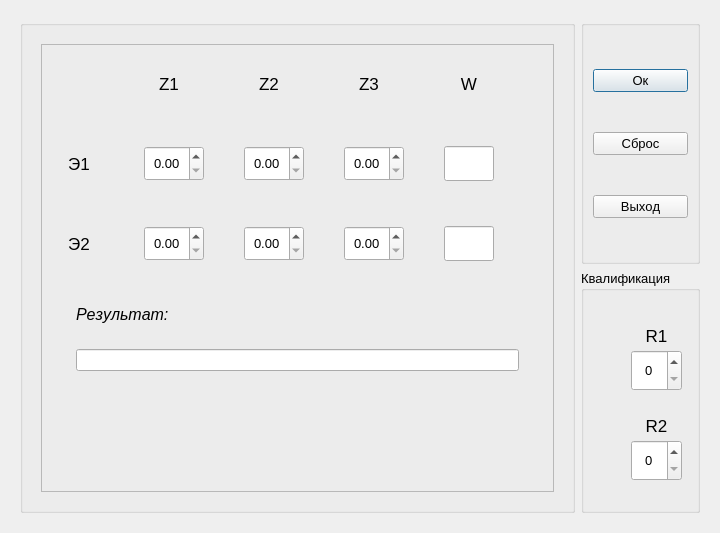
<?xml version="1.0" encoding="UTF-8"?>
<ui version="4.0">
 <class>Dialog</class>
 <widget class="QDialog" name="Dialog">
  <property name="geometry">
   <rect>
    <x>0</x>
    <y>0</y>
    <width>720</width>
    <height>533</height>
   </rect>
  </property>
  <property name="font">
   <font>
    <kerning>false</kerning>
   </font>
  </property>
  <property name="windowTitle">
   <string>Dialog</string>
  </property>
  <property name="modal">
   <bool>false</bool>
  </property>
  <layout class="QVBoxLayout" name="verticalLayout_2">
   <item>
    <widget class="QWidget" name="body" native="true">
     <property name="font">
      <font>
       <kerning>false</kerning>
      </font>
     </property>
     <property name="layoutDirection">
      <enum>Qt::RightToLeft</enum>
     </property>
     <layout class="QGridLayout" name="gridLayout">
      <item row="0" column="1">
       <widget class="QGroupBox" name="controlBox">
        <property name="title">
         <string/>
        </property>
        <property name="alignment">
         <set>Qt::AlignLeading|Qt::AlignLeft|Qt::AlignTop</set>
        </property>
        <layout class="QVBoxLayout" name="verticalLayout_10">
         <item>
          <widget class="QPushButton" name="okButton">
           <property name="font">
            <font>
             <pointsize>10</pointsize>
            </font>
           </property>
           <property name="text">
            <string>Ок</string>
           </property>
          </widget>
         </item>
         <item>
          <widget class="QPushButton" name="resetButton">
           <property name="font">
            <font>
             <pointsize>10</pointsize>
            </font>
           </property>
           <property name="text">
            <string>Сброс</string>
           </property>
          </widget>
         </item>
         <item>
          <widget class="QPushButton" name="exitButton">
           <property name="font">
            <font>
             <pointsize>10</pointsize>
            </font>
           </property>
           <property name="text">
            <string>Выход</string>
           </property>
          </widget>
         </item>
        </layout>
       </widget>
      </item>
      <item row="0" column="2" rowspan="2">
       <widget class="QGroupBox" name="groupBox">
        <property name="sizePolicy">
         <sizepolicy hsizetype="Preferred" vsizetype="Preferred">
          <horstretch>0</horstretch>
          <verstretch>0</verstretch>
         </sizepolicy>
        </property>
        <property name="layoutDirection">
         <enum>Qt::LeftToRight</enum>
        </property>
        <property name="inputMethodHints">
         <set>Qt::ImhDigitsOnly</set>
        </property>
        <property name="title">
         <string/>
        </property>
        <property name="checkable">
         <bool>false</bool>
        </property>
        <layout class="QVBoxLayout" name="verticalLayout_4">
         <item>
          <widget class="QWidget" name="group" native="true">
           <layout class="QVBoxLayout" name="verticalLayout_9">
            <item>
             <widget class="QFrame" name="frame1">
              <property name="frameShape">
               <enum>QFrame::StyledPanel</enum>
              </property>
              <property name="frameShadow">
               <enum>QFrame::Raised</enum>
              </property>
              <layout class="QVBoxLayout" name="verticalLayout_5">
               <item>
                <layout class="QHBoxLayout" name="horizontalLayout_2">
                 <item>
                  <layout class="QGridLayout" name="gridLayout_2" rowstretch="0,0,0" columnstretch="0,0,0,0,0,0">
                   <property name="horizontalSpacing">
                    <number>40</number>
                   </property>
                   <property name="verticalSpacing">
                    <number>20</number>
                   </property>
                   <item row="2" column="0">
                    <widget class="QLabel" name="label_2">
                     <property name="sizePolicy">
                      <sizepolicy hsizetype="Fixed" vsizetype="Fixed">
                       <horstretch>0</horstretch>
                       <verstretch>0</verstretch>
                      </sizepolicy>
                     </property>
                     <property name="minimumSize">
                      <size>
                       <width>50</width>
                       <height>60</height>
                      </size>
                     </property>
                     <property name="maximumSize">
                      <size>
                       <width>50</width>
                       <height>60</height>
                      </size>
                     </property>
                     <property name="font">
                      <font>
                       <pointsize>13</pointsize>
                      </font>
                     </property>
                     <property name="text">
                      <string>Э2</string>
                     </property>
                     <property name="alignment">
                      <set>Qt::AlignCenter</set>
                     </property>
                    </widget>
                   </item>
                   <item row="1" column="1">
                    <layout class="QHBoxLayout" name="horizontalLayout_5">
                     <item>
                      <widget class="QDoubleSpinBox" name="doubleSpinBox1">
                       <property name="sizePolicy">
                        <sizepolicy hsizetype="Fixed" vsizetype="Fixed">
                         <horstretch>0</horstretch>
                         <verstretch>0</verstretch>
                        </sizepolicy>
                       </property>
                       <property name="minimumSize">
                        <size>
                         <width>55</width>
                         <height>35</height>
                        </size>
                       </property>
                       <property name="font">
                        <font>
                         <pointsize>10</pointsize>
                        </font>
                       </property>
                       <property name="alignment">
                        <set>Qt::AlignCenter</set>
                       </property>
                       <property name="decimals">
                        <number>2</number>
                       </property>
                       <property name="maximum">
                        <double>20.000000000000000</double>
                       </property>
                       <property name="singleStep">
                        <double>0.100000000000000</double>
                       </property>
                      </widget>
                     </item>
                    </layout>
                   </item>
                   <item row="1" column="0">
                    <widget class="QLabel" name="label">
                     <property name="sizePolicy">
                      <sizepolicy hsizetype="Fixed" vsizetype="Fixed">
                       <horstretch>0</horstretch>
                       <verstretch>0</verstretch>
                      </sizepolicy>
                     </property>
                     <property name="minimumSize">
                      <size>
                       <width>50</width>
                       <height>60</height>
                      </size>
                     </property>
                     <property name="maximumSize">
                      <size>
                       <width>50</width>
                       <height>60</height>
                      </size>
                     </property>
                     <property name="font">
                      <font>
                       <pointsize>13</pointsize>
                      </font>
                     </property>
                     <property name="text">
                      <string>Э1</string>
                     </property>
                     <property name="alignment">
                      <set>Qt::AlignCenter</set>
                     </property>
                    </widget>
                   </item>
                   <item row="2" column="1">
                    <layout class="QHBoxLayout" name="horizontalLayout_6">
                     <item>
                      <widget class="QDoubleSpinBox" name="doubleSpinBox4">
                       <property name="sizePolicy">
                        <sizepolicy hsizetype="Fixed" vsizetype="Fixed">
                         <horstretch>0</horstretch>
                         <verstretch>0</verstretch>
                        </sizepolicy>
                       </property>
                       <property name="minimumSize">
                        <size>
                         <width>55</width>
                         <height>35</height>
                        </size>
                       </property>
                       <property name="font">
                        <font>
                         <pointsize>10</pointsize>
                        </font>
                       </property>
                       <property name="alignment">
                        <set>Qt::AlignCenter</set>
                       </property>
                       <property name="decimals">
                        <number>2</number>
                       </property>
                       <property name="maximum">
                        <double>20.000000000000000</double>
                       </property>
                       <property name="singleStep">
                        <double>0.100000000000000</double>
                       </property>
                      </widget>
                     </item>
                    </layout>
                   </item>
                   <item row="1" column="3">
                    <layout class="QHBoxLayout" name="horizontalLayout_10">
                     <item>
                      <widget class="QDoubleSpinBox" name="doubleSpinBox3">
                       <property name="sizePolicy">
                        <sizepolicy hsizetype="Fixed" vsizetype="Fixed">
                         <horstretch>0</horstretch>
                         <verstretch>0</verstretch>
                        </sizepolicy>
                       </property>
                       <property name="minimumSize">
                        <size>
                         <width>55</width>
                         <height>35</height>
                        </size>
                       </property>
                       <property name="font">
                        <font>
                         <pointsize>10</pointsize>
                        </font>
                       </property>
                       <property name="alignment">
                        <set>Qt::AlignCenter</set>
                       </property>
                       <property name="decimals">
                        <number>2</number>
                       </property>
                       <property name="maximum">
                        <double>20.000000000000000</double>
                       </property>
                       <property name="singleStep">
                        <double>0.100000000000000</double>
                       </property>
                      </widget>
                     </item>
                    </layout>
                   </item>
                   <item row="2" column="2">
                    <layout class="QHBoxLayout" name="horizontalLayout_7">
                     <item>
                      <widget class="QDoubleSpinBox" name="doubleSpinBox5">
                       <property name="sizePolicy">
                        <sizepolicy hsizetype="Fixed" vsizetype="Fixed">
                         <horstretch>0</horstretch>
                         <verstretch>0</verstretch>
                        </sizepolicy>
                       </property>
                       <property name="minimumSize">
                        <size>
                         <width>55</width>
                         <height>35</height>
                        </size>
                       </property>
                       <property name="font">
                        <font>
                         <pointsize>10</pointsize>
                        </font>
                       </property>
                       <property name="alignment">
                        <set>Qt::AlignCenter</set>
                       </property>
                       <property name="decimals">
                        <number>2</number>
                       </property>
                       <property name="maximum">
                        <double>20.000000000000000</double>
                       </property>
                       <property name="singleStep">
                        <double>0.100000000000000</double>
                       </property>
                      </widget>
                     </item>
                    </layout>
                   </item>
                   <item row="2" column="3">
                    <layout class="QHBoxLayout" name="horizontalLayout_8">
                     <item>
                      <widget class="QDoubleSpinBox" name="doubleSpinBox6">
                       <property name="sizePolicy">
                        <sizepolicy hsizetype="Fixed" vsizetype="Fixed">
                         <horstretch>0</horstretch>
                         <verstretch>0</verstretch>
                        </sizepolicy>
                       </property>
                       <property name="minimumSize">
                        <size>
                         <width>55</width>
                         <height>35</height>
                        </size>
                       </property>
                       <property name="font">
                        <font>
                         <pointsize>10</pointsize>
                        </font>
                       </property>
                       <property name="alignment">
                        <set>Qt::AlignCenter</set>
                       </property>
                       <property name="decimals">
                        <number>2</number>
                       </property>
                       <property name="maximum">
                        <double>20.000000000000000</double>
                       </property>
                       <property name="singleStep">
                        <double>0.100000000000000</double>
                       </property>
                      </widget>
                     </item>
                    </layout>
                   </item>
                   <item row="1" column="2">
                    <layout class="QHBoxLayout" name="horizontalLayout_4">
                     <item>
                      <widget class="QDoubleSpinBox" name="doubleSpinBox2">
                       <property name="sizePolicy">
                        <sizepolicy hsizetype="Fixed" vsizetype="Fixed">
                         <horstretch>0</horstretch>
                         <verstretch>0</verstretch>
                        </sizepolicy>
                       </property>
                       <property name="minimumSize">
                        <size>
                         <width>55</width>
                         <height>35</height>
                        </size>
                       </property>
                       <property name="font">
                        <font>
                         <pointsize>10</pointsize>
                        </font>
                       </property>
                       <property name="alignment">
                        <set>Qt::AlignCenter</set>
                       </property>
                       <property name="decimals">
                        <number>2</number>
                       </property>
                       <property name="maximum">
                        <double>20.000000000000000</double>
                       </property>
                       <property name="singleStep">
                        <double>0.100000000000000</double>
                       </property>
                      </widget>
                     </item>
                    </layout>
                   </item>
                   <item row="0" column="2">
                    <widget class="QLabel" name="label_5">
                     <property name="sizePolicy">
                      <sizepolicy hsizetype="Fixed" vsizetype="Fixed">
                       <horstretch>0</horstretch>
                       <verstretch>0</verstretch>
                      </sizepolicy>
                     </property>
                     <property name="minimumSize">
                      <size>
                       <width>50</width>
                       <height>60</height>
                      </size>
                     </property>
                     <property name="maximumSize">
                      <size>
                       <width>50</width>
                       <height>60</height>
                      </size>
                     </property>
                     <property name="font">
                      <font>
                       <pointsize>13</pointsize>
                      </font>
                     </property>
                     <property name="text">
                      <string>Z2</string>
                     </property>
                     <property name="alignment">
                      <set>Qt::AlignCenter</set>
                     </property>
                    </widget>
                   </item>
                   <item row="0" column="0">
                    <widget class="QLabel" name="label_8">
                     <property name="sizePolicy">
                      <sizepolicy hsizetype="Minimum" vsizetype="Preferred">
                       <horstretch>0</horstretch>
                       <verstretch>0</verstretch>
                      </sizepolicy>
                     </property>
                     <property name="minimumSize">
                      <size>
                       <width>50</width>
                       <height>60</height>
                      </size>
                     </property>
                     <property name="text">
                      <string/>
                     </property>
                    </widget>
                   </item>
                   <item row="0" column="5">
                    <widget class="QLabel" name="label_11">
                     <property name="sizePolicy">
                      <sizepolicy hsizetype="Fixed" vsizetype="Preferred">
                       <horstretch>0</horstretch>
                       <verstretch>0</verstretch>
                      </sizepolicy>
                     </property>
                     <property name="text">
                      <string/>
                     </property>
                    </widget>
                   </item>
                   <item row="0" column="3">
                    <widget class="QLabel" name="label_6">
                     <property name="sizePolicy">
                      <sizepolicy hsizetype="Fixed" vsizetype="Fixed">
                       <horstretch>0</horstretch>
                       <verstretch>0</verstretch>
                      </sizepolicy>
                     </property>
                     <property name="minimumSize">
                      <size>
                       <width>50</width>
                       <height>60</height>
                      </size>
                     </property>
                     <property name="maximumSize">
                      <size>
                       <width>50</width>
                       <height>60</height>
                      </size>
                     </property>
                     <property name="font">
                      <font>
                       <pointsize>13</pointsize>
                      </font>
                     </property>
                     <property name="text">
                      <string>Z3</string>
                     </property>
                     <property name="alignment">
                      <set>Qt::AlignCenter</set>
                     </property>
                    </widget>
                   </item>
                   <item row="0" column="1">
                    <widget class="QLabel" name="label_4">
                     <property name="sizePolicy">
                      <sizepolicy hsizetype="Fixed" vsizetype="Fixed">
                       <horstretch>0</horstretch>
                       <verstretch>0</verstretch>
                      </sizepolicy>
                     </property>
                     <property name="minimumSize">
                      <size>
                       <width>50</width>
                       <height>60</height>
                      </size>
                     </property>
                     <property name="maximumSize">
                      <size>
                       <width>50</width>
                       <height>60</height>
                      </size>
                     </property>
                     <property name="font">
                      <font>
                       <pointsize>13</pointsize>
                      </font>
                     </property>
                     <property name="text">
                      <string>Z1</string>
                     </property>
                     <property name="alignment">
                      <set>Qt::AlignCenter</set>
                     </property>
                    </widget>
                   </item>
                   <item row="0" column="4">
                    <widget class="QLabel" name="label_3">
                     <property name="sizePolicy">
                      <sizepolicy hsizetype="Fixed" vsizetype="Fixed">
                       <horstretch>0</horstretch>
                       <verstretch>0</verstretch>
                      </sizepolicy>
                     </property>
                     <property name="minimumSize">
                      <size>
                       <width>50</width>
                       <height>60</height>
                      </size>
                     </property>
                     <property name="maximumSize">
                      <size>
                       <width>50</width>
                       <height>60</height>
                      </size>
                     </property>
                     <property name="font">
                      <font>
                       <pointsize>13</pointsize>
                      </font>
                     </property>
                     <property name="text">
                      <string>W</string>
                     </property>
                     <property name="alignment">
                      <set>Qt::AlignCenter</set>
                     </property>
                    </widget>
                   </item>
                   <item row="1" column="4">
                    <layout class="QHBoxLayout" name="horizontalLayout_11">
                     <item>
                      <widget class="QLineEdit" name="lineEdit1">
                       <property name="sizePolicy">
                        <sizepolicy hsizetype="Fixed" vsizetype="Fixed">
                         <horstretch>0</horstretch>
                         <verstretch>0</verstretch>
                        </sizepolicy>
                       </property>
                       <property name="minimumSize">
                        <size>
                         <width>50</width>
                         <height>35</height>
                        </size>
                       </property>
                       <property name="maximumSize">
                        <size>
                         <width>50</width>
                         <height>35</height>
                        </size>
                       </property>
                       <property name="font">
                        <font>
                         <pointsize>10</pointsize>
                        </font>
                       </property>
                       <property name="readOnly">
                        <bool>true</bool>
                       </property>
                      </widget>
                     </item>
                    </layout>
                   </item>
                   <item row="2" column="4">
                    <layout class="QHBoxLayout" name="horizontalLayout_9">
                     <item>
                      <widget class="QLineEdit" name="lineEdit2">
                       <property name="sizePolicy">
                        <sizepolicy hsizetype="Fixed" vsizetype="Fixed">
                         <horstretch>0</horstretch>
                         <verstretch>0</verstretch>
                        </sizepolicy>
                       </property>
                       <property name="minimumSize">
                        <size>
                         <width>50</width>
                         <height>35</height>
                        </size>
                       </property>
                       <property name="maximumSize">
                        <size>
                         <width>50</width>
                         <height>35</height>
                        </size>
                       </property>
                       <property name="baseSize">
                        <size>
                         <width>0</width>
                         <height>0</height>
                        </size>
                       </property>
                       <property name="font">
                        <font>
                         <pointsize>10</pointsize>
                        </font>
                       </property>
                       <property name="readOnly">
                        <bool>true</bool>
                       </property>
                      </widget>
                     </item>
                    </layout>
                   </item>
                  </layout>
                 </item>
                </layout>
               </item>
               <item>
                <layout class="QHBoxLayout" name="horizontalLayout">
                 <item>
                  <layout class="QVBoxLayout" name="verticalLayout" stretch="0,0,1">
                   <property name="spacing">
                    <number>25</number>
                   </property>
                   <property name="leftMargin">
                    <number>25</number>
                   </property>
                   <property name="topMargin">
                    <number>25</number>
                   </property>
                   <property name="rightMargin">
                    <number>25</number>
                   </property>
                   <property name="bottomMargin">
                    <number>25</number>
                   </property>
                   <item>
                    <widget class="QLabel" name="label_7">
                     <property name="font">
                      <font>
                       <pointsize>12</pointsize>
                       <weight>50</weight>
                       <italic>true</italic>
                       <bold>false</bold>
                       <kerning>false</kerning>
                      </font>
                     </property>
                     <property name="text">
                      <string>Результат:</string>
                     </property>
                     <property name="alignment">
                      <set>Qt::AlignBottom|Qt::AlignLeading|Qt::AlignLeft</set>
                     </property>
                    </widget>
                   </item>
                   <item>
                    <widget class="QLineEdit" name="lineEdit3">
                     <property name="readOnly">
                      <bool>true</bool>
                     </property>
                    </widget>
                   </item>
                   <item>
                    <spacer name="verticalSpacer">
                     <property name="orientation">
                      <enum>Qt::Vertical</enum>
                     </property>
                     <property name="sizeType">
                      <enum>QSizePolicy::Minimum</enum>
                     </property>
                     <property name="sizeHint" stdset="0">
                      <size>
                       <width>20</width>
                       <height>40</height>
                      </size>
                     </property>
                    </spacer>
                   </item>
                  </layout>
                 </item>
                </layout>
               </item>
              </layout>
             </widget>
            </item>
           </layout>
          </widget>
         </item>
        </layout>
       </widget>
      </item>
      <item row="1" column="1">
       <widget class="QGroupBox" name="groupBox_2">
        <property name="font">
         <font>
          <pointsize>10</pointsize>
         </font>
        </property>
        <property name="layoutDirection">
         <enum>Qt::LeftToRight</enum>
        </property>
        <property name="title">
         <string>Квалификация</string>
        </property>
        <widget class="QSpinBox" name="spinBox7">
         <property name="geometry">
          <rect>
           <x>50</x>
           <y>80</y>
           <width>51</width>
           <height>41</height>
          </rect>
         </property>
         <property name="minimumSize">
          <size>
           <width>45</width>
           <height>35</height>
          </size>
         </property>
         <property name="alignment">
          <set>Qt::AlignCenter</set>
         </property>
         <property name="maximum">
          <number>20</number>
         </property>
        </widget>
        <widget class="QSpinBox" name="spinBox8">
         <property name="geometry">
          <rect>
           <x>50</x>
           <y>170</y>
           <width>51</width>
           <height>41</height>
          </rect>
         </property>
         <property name="minimumSize">
          <size>
           <width>45</width>
           <height>35</height>
          </size>
         </property>
         <property name="alignment">
          <set>Qt::AlignCenter</set>
         </property>
         <property name="maximum">
          <number>20</number>
         </property>
        </widget>
        <widget class="QLabel" name="label_9">
         <property name="geometry">
          <rect>
           <x>30</x>
           <y>50</y>
           <width>91</width>
           <height>31</height>
          </rect>
         </property>
         <property name="font">
          <font>
           <pointsize>13</pointsize>
          </font>
         </property>
         <property name="text">
          <string>R1</string>
         </property>
         <property name="alignment">
          <set>Qt::AlignCenter</set>
         </property>
        </widget>
        <widget class="QLabel" name="label_10">
         <property name="geometry">
          <rect>
           <x>30</x>
           <y>140</y>
           <width>91</width>
           <height>31</height>
          </rect>
         </property>
         <property name="font">
          <font>
           <pointsize>13</pointsize>
          </font>
         </property>
         <property name="text">
          <string>R2</string>
         </property>
         <property name="alignment">
          <set>Qt::AlignCenter</set>
         </property>
        </widget>
       </widget>
      </item>
     </layout>
    </widget>
   </item>
  </layout>
 </widget>
 <resources/>
 <connections/>
</ui>
